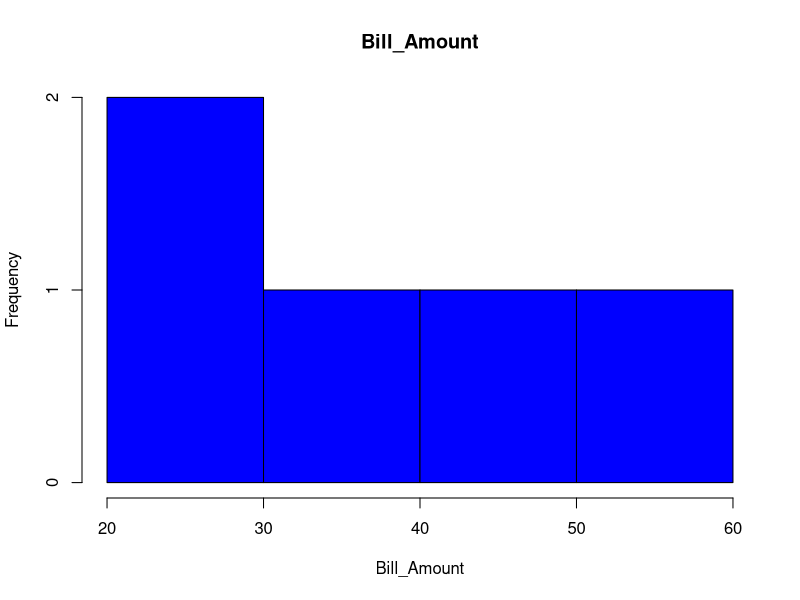
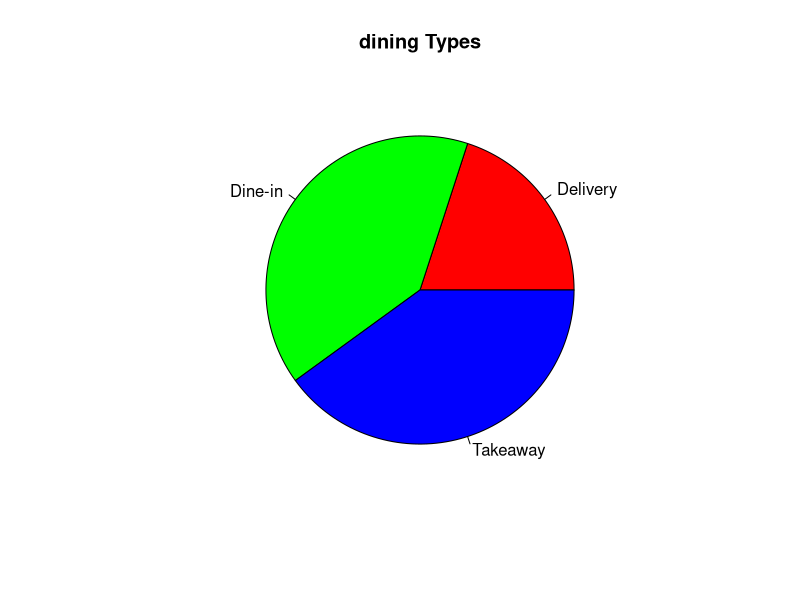
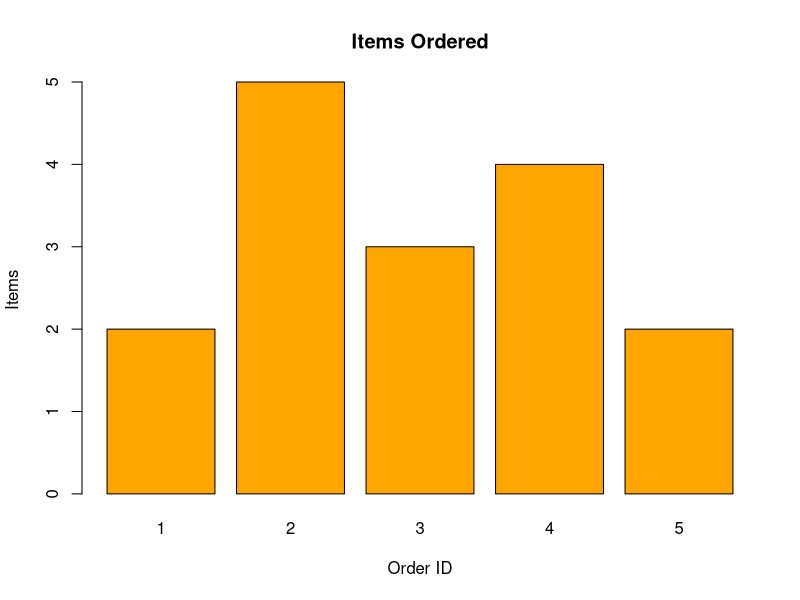
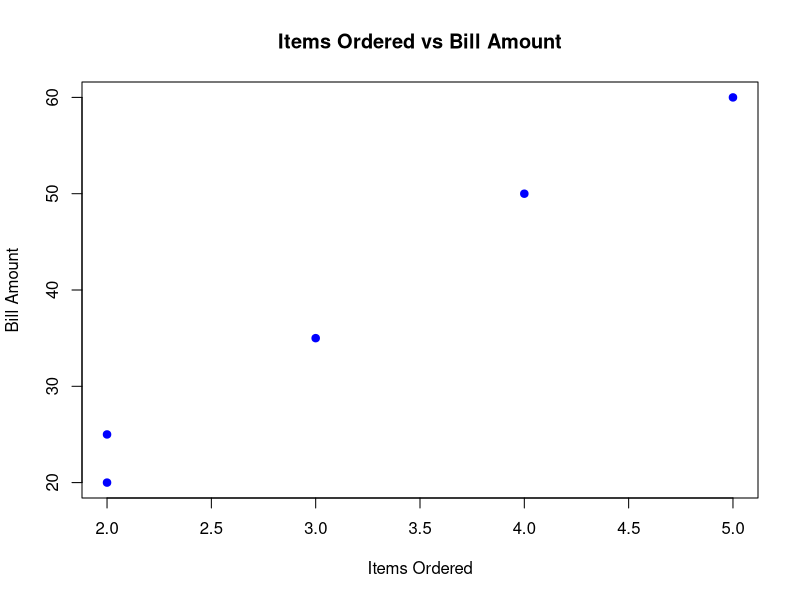

Write R code to recreate these figures, in order.
Order_id <- c(1,2,3,4,5)
Items_Ordered <- c(2,5,3,4,2)
Bill_Amount <- c(25,60,35,50,20)
Dining_Type <- c("Dine-in","Takeaway","Dine-in","Delivery","Takeaway")
hist(Bill_Amount,main="Bill_Amount",xlab="Bill_Amount",col="blue")
pie(table(Dining_Type),main="dining Types",col=c("red","green","blue"))
barplot(Items_Ordered,
        names.arg=Order_id,
        main="Items Ordered",
        xlab="Order ID",
        ylab="Items",
        col="orange")

plot(Items_Ordered,Bill_Amount,
     main="Items Ordered vs Bill Amount",
     xlab="Items Ordered",
     ylab="Bill Amount",
     pch=19,
     col="blue")
